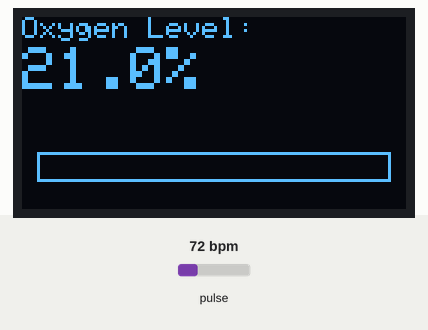
This sketch was run on a simulated Arduino Uno, built with avr-gcc and run on an emulated ATmega328P. On the bench: 128×64 one-colour display. Inputs (shaded band) come from the test bench; at power-on: pulse 72 bpm. The display library's start-up logo is not drawn; what the sketch prints to the serial monitor is not drawn.

Above: at 2.2 s.

The sketch:

Oxeygen_Level_On_OLED.ino
```cpp
#include <Wire.h>
#include "MAX30105.h"
#include <Adafruit_GFX.h>
#include <Adafruit_SSD1306.h>

#define SCREEN_WIDTH 128 // OLED display width, in pixels
#define SCREEN_HEIGHT 64 // OLED display height, in pixels
#define OLED_RESET -1    // Reset pin # (or -1 if sharing Arduino reset pin)

// Initialize OLED display
Adafruit_SSD1306 display(SCREEN_WIDTH, SCREEN_HEIGHT, &Wire, OLED_RESET);

// Initialize MAX30105 sensor
MAX30105 particleSensor;

long lastIrValue = 0;
long lastRedValue = 0;
unsigned long lastTime = 0;
unsigned long pulseTime = 0;
int pulseCount = 0;
float SpO2 = 0.0;  // Oxygen level
int irSamples[50] = {0}; // Array to store IR values for averaging
int redSamples[50] = {0}; // Array to store Red values for averaging
int sampleIndex = 0; // Index for the averaging buffer

// Threshold for finger detection (adjust as needed)
long irThreshold = 1000;  // Below this value, we assume no finger
unsigned long steadyTimeThreshold = 3000;  // Time in milliseconds to wait before assuming no finger is detected
unsigned long lastSteadyTime = 0;  // To store the time when the finger became steady

void setup() {
  Serial.begin(115200);
  Serial.println("Initializing...");

  // Initialize OLED
  if (!display.begin(SSD1306_SWITCHCAPVCC, 0x3C)) { // Address 0x3C for 128x64
    Serial.println(F("SSD1306 allocation failed"));
    while (1);
  }
  display.display();
  delay(2000); // Pause for 2 seconds
  display.clearDisplay();

  // Initialize MAX30105 sensor
  if (!particleSensor.begin(Wire, I2C_SPEED_STANDARD)) { // Use default I2C port, 400kHz speed
    Serial.println("MAX30105 was not found. Please check wiring/power.");
    display.clearDisplay();
    display.setTextSize(1);
    display.setTextColor(SSD1306_WHITE);
    display.setCursor(0, 10);
    display.println("MAX30105 not found.");
    display.display();
    while (1);
  }
  Serial.println("Connected");

  // Configure sensor settings
  byte ledBrightness = 0x1F; // Options: 0=Off to 255=50mA
  byte sampleAverage = 8;    // Options: 1, 2, 4, 8, 16, 32
  byte ledMode = 3;          // Options: 1 = Red only, 2 = Red + IR, 3 = Red + IR + Green
  int sampleRate = 100;      // Options: 50, 100, 200, 400, 800, 1000, 1600, 3200
  int pulseWidth = 411;      // Options: 69, 118, 215, 411
  int adcRange = 4096;       // Options: 2048, 4096, 8192, 16384

  particleSensor.setup(ledBrightness, sampleAverage, ledMode, sampleRate, pulseWidth, adcRange);
}

void loop() {
  long irValue = particleSensor.getIR();   // Get IR value
  long redValue = particleSensor.getRed(); // Get Red value

  // Add the latest values to the sample buffers
  irSamples[sampleIndex] = irValue;
  redSamples[sampleIndex] = redValue;

  // Increment sample index
  sampleIndex++;
  if (sampleIndex >= 50) {
    sampleIndex = 0; // Reset index after buffer is full
  }

  // Calculate the average IR and Red values
  long avgIR = 0;
  long avgRed = 0;
  for (int i = 0; i < 50; i++) {
    avgIR += irSamples[i];
    avgRed += redSamples[i];
  }
  avgIR /= 50;  // Average of IR
  avgRed /= 50; // Average of Red

  // If no finger is detected (signal too low), set SpO2 to ambient level (21%)
  if (avgIR < irThreshold || avgRed < irThreshold) {
    SpO2 = 21.0;  // Set to ambient oxygen level when no finger is detected
    lastSteadyTime = millis();  // Reset the time when the signal became steady
  } else {
    // Calculate SpO2 based on the ratio of the AC components
    float ratio = 0;
    if (avgIR > 0 && avgRed > 0) {
      ratio = (float)avgIR / avgRed;
    }

    // Estimate SpO2 using a corrected formula
    if (ratio > 0) {
      SpO2 = 100 - 5 * (ratio - 0.4);  // A simple formula for SpO2 estimation
    }

    // Check if the values have been stable for a while (i.e., no significant fluctuations)
    if (abs(lastIrValue - irValue) < 20 && abs(lastRedValue - redValue) < 20) {
      if (millis() - lastSteadyTime > steadyTimeThreshold) {
        // If the readings are stable for a specified time, assume the finger is removed
        SpO2 = 21.0;  // Set to ambient oxygen level when no finger is detected
      }
    } else {
      lastSteadyTime = millis(); // Reset the steady time when there's fluctuation
    }
  }

  // Update the display every second
  if (millis() - lastTime >= 1000) {
    display.clearDisplay();
    display.setTextSize(1);
    display.setTextColor(SSD1306_WHITE);
    display.setCursor(0, 0);  // Position cursor for SpO2 display
    display.print("Oxygen Level: ");
    display.setTextSize(2);
    display.setCursor(0, 10);  // Position cursor for SpO2 value display
    display.print(SpO2, 1);  // Display SpO2 with one decimal place

    // Draw a progress bar
    int progressWidth = map(SpO2, 21, 100, 0, SCREEN_WIDTH - 10); // Map SpO2 value to progress bar width
    display.fillRect(5, 45, progressWidth, 10, SSD1306_WHITE); // Draw the progress bar
    display.drawRect(5, 45, SCREEN_WIDTH - 10, 10, SSD1306_WHITE); // Draw the outline of the progress bar

    // Show the percentage sign
    display.print("%");

    display.display();  // Display everything on the screen

    lastTime = millis();  // Update lastTime to current time
  }

  // Optional: Print SpO2 value to Serial Monitor for debugging
  Serial.print("SpO2: ");
  Serial.println(SpO2);

  // Store current IR and Red values for the next iteration
  lastIrValue = irValue;
  lastRedValue = redValue;
}
```
